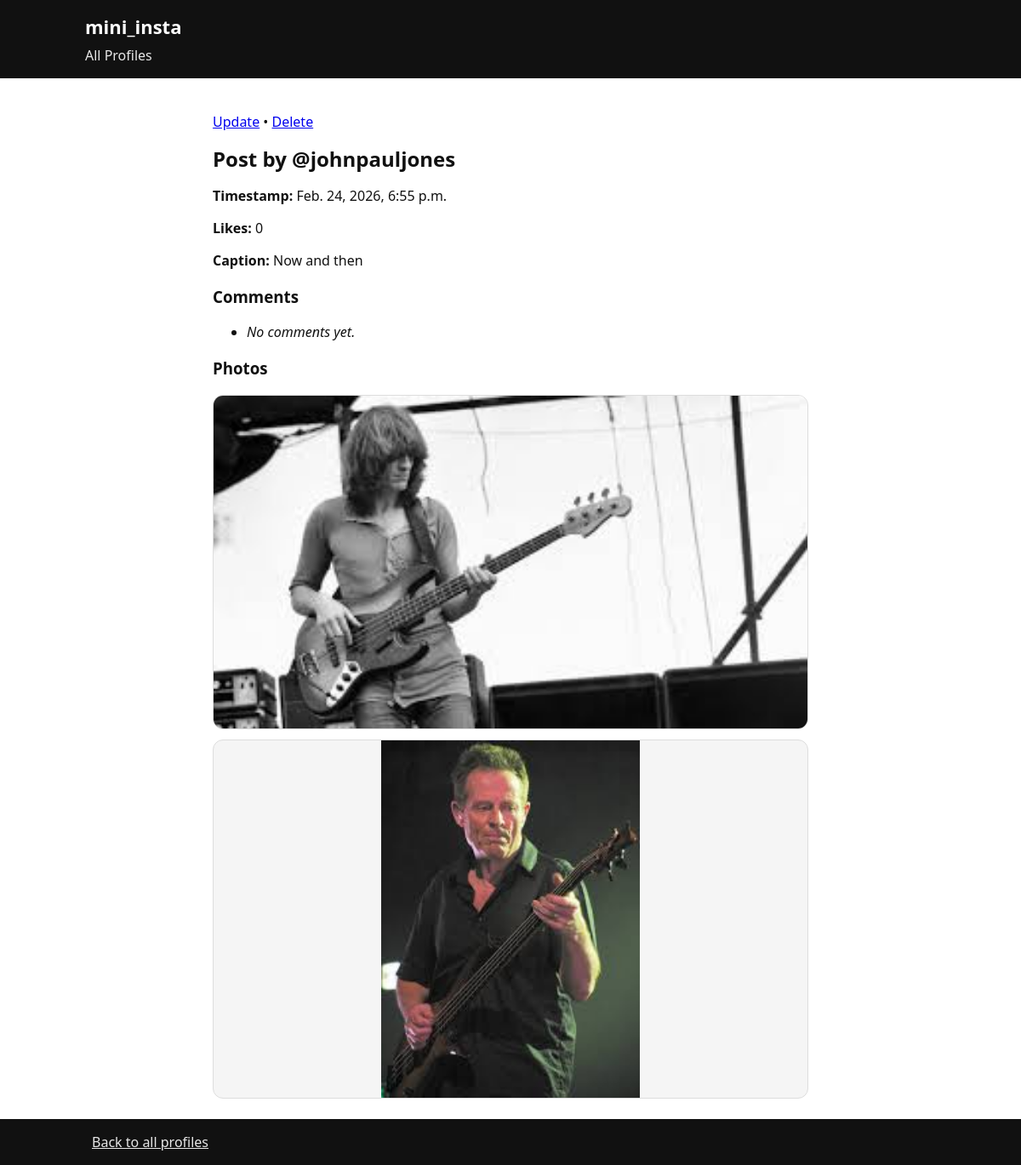
/mini_insta/post/8, run on the app's committed database.
### mini_insta/models.py (models this page shows, shortened)
class Post(models.Model):
    profile = models.ForeignKey("Profile", on_delete=models.CASCADE)
    timestamp = models.DateTimeField(default=timezone.now)
    caption = models.TextField(blank=True)
    def get_all_photos(self):
        return Photo.objects.filter(post=self).order_by("timestamp")
    def get_all_comments(self):
        return Comment.objects.filter(post=self).order_by("timestamp")
    def get_num_likes(self):
        return Like.objects.filter(post=self).count()

class Profile(models.Model):
    username = models.TextField(blank=False)
    display_name = models.TextField(blank=False)
    profile_image_url = models.URLField(blank=False)
    bio_text = models.TextField(blank=False)
    join_date = models.DateField(auto_now=True)

class Photo(models.Model):
    post = models.ForeignKey("Post", on_delete=models.CASCADE)
    image_url = models.URLField(max_length=500, blank=True)
    timestamp = models.DateTimeField(default=timezone.now)
    image_file = models.ImageField(upload_to="mini_insta_photos/", blank=True, null=True)
    def get_image_url(self):
        if self.image_url:
            return self.image_url
        if self.image_file:
            return self.image_file.url
        return ""

### mini_insta/views.py (the view)
# urls.py: path("post/<int:pk>", PostDetailView.as_view(), name="show_post"),
class PostDetailView(DetailView):
    model = Post
    template_name = "mini_insta/show_post.html"
    context_object_name = "post"

### mini_insta/templates/mini_insta/show_post.html
{% extends "mini_insta/base.html" %}
{% block content %}
<div class="post-page">
  <p>
    <a href="{% url 'update_post' post.pk %}">Update</a>
    •
    <a href="{% url 'delete_post' post.pk %}">Delete</a>
  </p>
  <h2 class="page-title">Post by @{{ post.profile.username }}</h2>
  <p><strong>Timestamp:</strong> {{ post.timestamp }}</p>
  <p><strong>Likes:</strong> {{ post.get_num_likes }}</p>
  {% if post.caption %}
    <p><strong>Caption:</strong> {{ post.caption }}</p>
  {% else %}
    <p><em>No caption.</em></p>
  {% endif %}
  <h3>Comments</h3>
  <ul>
    {% for c in post.get_all_comments %}
      <li>
        <strong>@{{ c.profile.username }}</strong>: {{ c.text }}
        <br>
        <small>{{ c.timestamp }}</small>
      </li>
    {% empty %}
      <li><em>No comments yet.</em></li>
    {% endfor %}
  </ul>
  <h3>Photos</h3>
  <div class="photo-grid">
    {% for photo in post.get_all_photos %}
      <div class="photo-card">
        <img class="post-photo" src="{{ photo.get_image_url }}" alt="Post photo">
      </div>
    {% empty %}
      <p><em>No photos for this post.</em></p>
    {% endfor %}
  </div>
</div>
{% endblock %}

### static/mini_insta_styles.css (style rules this page uses)
body { font-family: system-ui, -apple-system, "Segoe UI", Roboto, Arial, sans-serif; margin: 0; color: #111; }
.page-title { margin: 0 0 16px 0; }
.post-page { max-width: 700px; margin: 0 auto; }
.photo-grid { display: grid; grid-template-columns: 1fr; gap: 12px; }
.photo-card { border: 1px solid #ddd; border-radius: 12px; overflow: hidden; background: #f5f5f5; }
.post-photo { width: 100%; max-height: 420px; height: auto; object-fit: contain; display: block; }

### data on the page
Post: profile.username "johnpauljones", timestamp "Feb. 24, 2026, 6:55 p.m.", get_num_likes "0", caption "Now and then"
Photo: get_image_url (picture)
Photo: get_image_url (picture)
